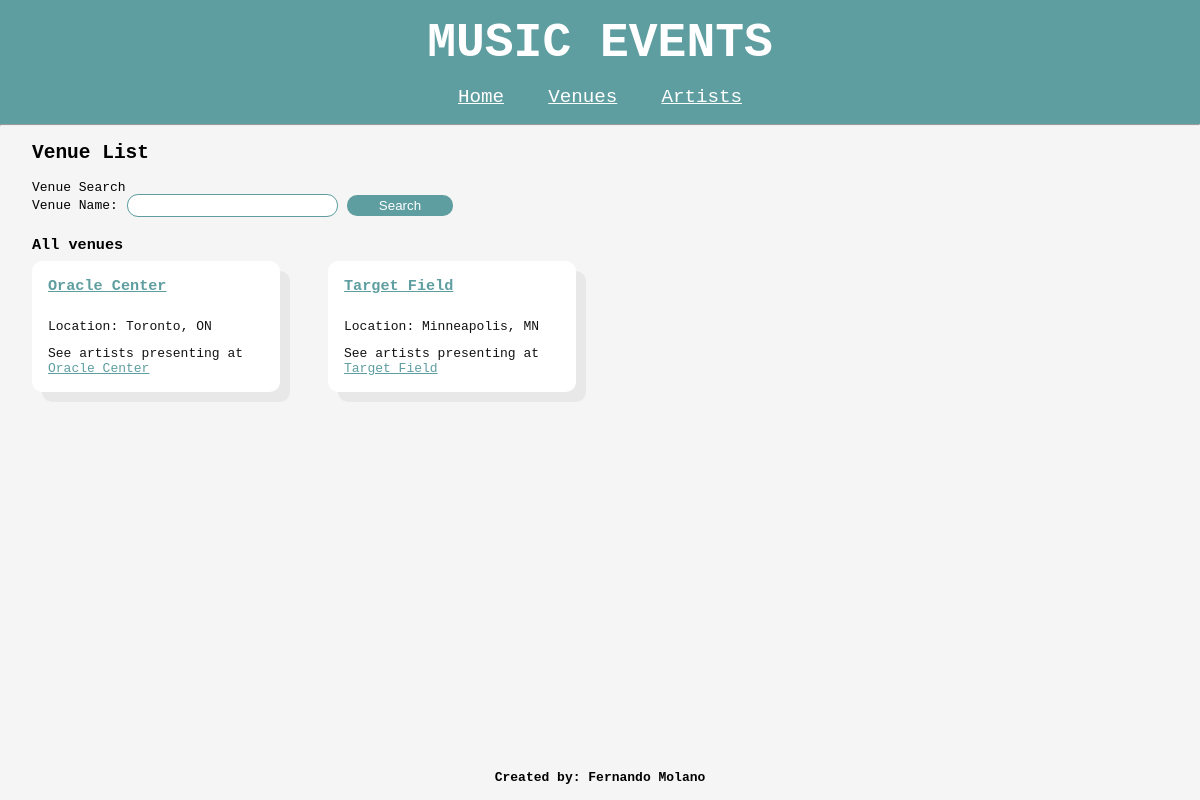
Before: /venues/list/ with the older database file.
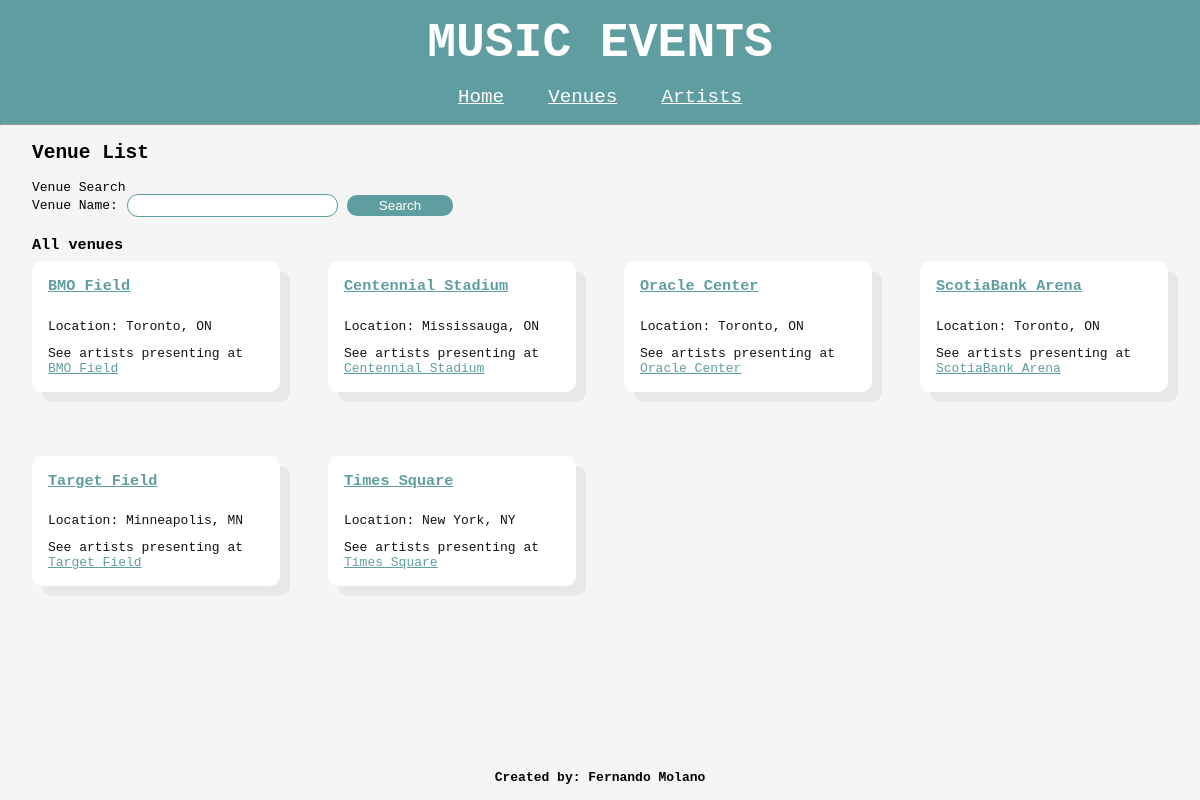
After: the same page with the newer database file.
### music_events/models.py (models this page shows, shortened)
class Venue(models.Model):
    name = models.CharField(max_length=200, blank=False, unique=True)
    city = models.CharField(max_length=200, blank=False)
    state = models.CharField(max_length=2, blank=False)

### music_events/views.py (the view)
# urls.py: path('venues/list/', views.venue_list, name='venue_list'),
def venue_list(request):
    form = VenueSearchForm()
    search_name = request.GET.get('search_name')
    if search_name:
        venues_results = Venue.objects.filter(name__icontains=search_name).order_by('name')
    else:
        venues_results = Venue.objects.all().order_by('name')
    return render(request, 'music_events/venues/venue_list.html',
                  {'venues': venues_results,
                   'form': form,
                   'search_term': search_name})

### music_events/forms.py
class VenueSearchForm(forms.Form):
    search_name = forms.CharField(label='Venue Name', max_length=200)

### music_events/templates/music_events/venues/venue_list.html
{% extends 'music_events/base.html' %} {% block content %}
<h2>Venue List</h2>
<div>
  <p>Venue Search</p>
  <form action="{% url 'events:venue_list' %}">
    {{ form }}
    <input type="submit" class="btn" value="Search" />
  </form>
  <div class="filtered-results">
    {% if search_term %}
    <h3 id="venue-list-title">
      Venues matching '{{ search_term }}'
      <a href="{% url 'events:venue_list' %}" id="clear_search">clear</a>
    </h3>
    {% else %}
    <h3 id="venue-list-title">All venues</h3>
    {% endif %}
  </div>
    <div class="list">
        {% for venue in venues %}
        <div id="venue-{{ venue.pk }}" class="row">
          <p class="item-name">
            <a href="{% url 'events:venue_detail' venue_pk=venue.pk %}"
              >{{ venue.name }}</a
            >
          </p>
          <p class="item-location">Location: {{ venue.city }}, {{ venue.state }}</p>
          <p>
            See artists presenting at
            <a href="{% url 'events:artists_at_venue' venue_pk=venue.pk %}"
              >{{ venue.name }}</a
            >
          </p>
        </div>
        {% empty %}
        <p>No venues found</p>
        {% endfor %}
    </div>
</div>
{% endblock %}

Changed rows visible on the page:
added Venue: name "BMO Field", city "Toronto", state "ON"
added Venue: name "Centennial Stadium", city "Mississauga", state "ON"
added Venue: name "ScotiaBank Arena", city "Toronto", state "ON"
added Venue: name "Times Square", city "New York", state "NY"
